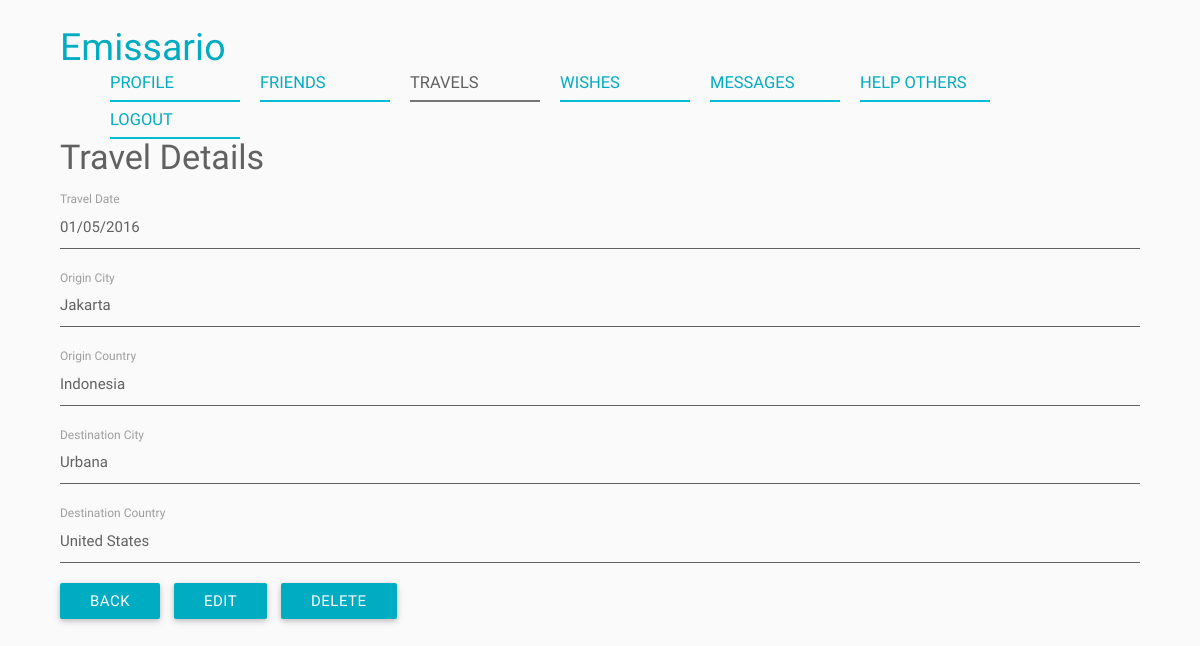
Screenshot of /index.php/travels/view/1 (signed in) with the database file from the repository.
### tables this page shows
CREATE TABLE IF NOT EXISTS Travel (
	ID BIGINT NOT NULL AUTO_INCREMENT,
    User_ID BIGINT NOT NULL,
    Origin_City VARCHAR(100) NULL,
    Origin_Country VARCHAR(2) NULL,
    Destination_City VARCHAR(100) NULL,
    Destination_Country VARCHAR(2) NULL,
    Travel_Date DATE NULL,
    Created_On DATETIME NULL,
    Modified_On DATETIME NULL,
    PRIMARY KEY (ID),
    FOREIGN KEY (User_ID) REFERENCES User (ID)
);

CREATE TABLE IF NOT EXISTS Country (
	Country_Code VARCHAR(2) NOT NULL,
    Country_Name VARCHAR(100) NOT NULL,
    Created_On DATETIME NULL,
    Modified_On DATETIME NULL,
    PRIMARY KEY (Country_Code)
);

### application/controllers/travels.php (called while the page is built, shortened)
<?php
class Travels extends Controller
{
	public function view($travelID)
	{
		$userID = $GLOBALS["helpers"]->siteHelper->getSession("userID");
		$travel = $this->beans->travelService->getTravel($travelID, $userID);
		require APP . 'views/_templates/header.php';
		require APP . 'views/travels/view.php';
		require APP . 'views/_templates/footer.php';
	}
}

### index.php (called while the page is built, shortened)
<?php
require APP . '/core/controller.php';
$app = new Application();

### application/core/controller.php (called while the page is built, shortened)
<?php
class Controller
{
	function __construct()
	{
		$this->beans = new stdClass();
	}
	private function loadModels()
	{
		require APP . '/core/model.php';
		require APP . '/models/travelModel.php';
	}
	private function loadServices()
	{
		require APP . '/core/service.php';
		require APP . '/services/travelService.php';
	}
}

### application/core/service.php (called while the page is built)
<?php
class Service
{
	function __construct($beans)
	{
		$this->beans = $beans;
	}
}

### application/core/model.php (called while the page is built)
<?php
class Model
{
	function __construct($db)
	{
		try {
			$this->db = $db;
		} catch (PDOException $e) {
			exit('Database connection could not be established.');
		}
	}
}

### application/models/travelModel.php (called while the page is built, shortened)
<?php
class TravelModel extends Model
{
	public function getTravel($travelID, $userID = "")
	{
		$sql = "SELECT Travel.*,
					DATE_FORMAT(Travel_Date, '%m/%d/%Y') AS Formatted_Travel_Date,
					Orig_Country.Country_Name AS Origin_Country_Name,
					Dest_Country.Country_Name AS Destination_Country_Name
				FROM Travel
				LEFT JOIN Country Orig_Country ON Orig_Country.Country_Code = Travel.Origin_Country
				LEFT JOIN Country Dest_Country ON Dest_Country.Country_Code = Travel.Destination_Country
				WHERE Travel.ID = :travel_id";
		if (is_numeric($userID)) {
			$sql .= " AND Travel.User_ID = :user_id";
		}
		$parameters = array(':travel_id' => $travelID);
		if (is_numeric($userID)) {
			$parameters[":user_id"] = $userID;
		}
		return $GLOBALS["helpers"]->queryHelper->getSingleRowObject($this->db, $sql, $parameters);
	}
}

### application/helpers/queryHelper.php (called while the page is built, shortened)
<?php
class QueryHelper
{
	public function getSingleRowObject($db, $sql, $parameters) {
		$query = $db->prepare($sql);
		$query->execute($parameters);
		$result = $query->fetch();
		return $result;
	}
}

### application/services/travelService.php (called while the page is built, shortened)
<?php
class TravelService extends Service
{
	public function getTravel($travelID, $userID = "")
	{
		return $this->beans->travelModel->getTravel($travelID, $userID);
	}
}

### application/views/travels/view.php (the view, shortened to what this page needs)
<div class="container">
	<h4>Travel Details</h4>
	<div class="row">
		<div class="col s12">
			<div class="view-details-label">Travel Date</div>
			<div class="view-details-value"><?php echo $travel->Formatted_Travel_Date ?></div>
		</div>
	</div>
	<div class="row">
		<div class="col s12">
			<div class="view-details-label">Origin City</div>
			<div class="view-details-value"><?php echo $travel->Origin_City ?></div>
		</div>
	</div>
	<div class="row">
		<div class="col s12">
			<div class="view-details-label">Origin Country</div>
			<div class="view-details-value"><?php echo $travel->Origin_Country_Name ?></div>
		</div>
	</div>
	<div class="row">
		<div class="col s12">
			<div class="view-details-label">Destination City</div>
			<div class="view-details-value"><?php echo $travel->Destination_City ?></div>
		</div>
	</div>
	<div class="row">
		<div class="col s12">
			<div class="view-details-label">Destination Country</div>
			<div class="view-details-value"><?php echo $travel->Destination_Country_Name ?></div>
		</div>
	</div>
	<a id="back" class="btn waves-effect waves-light">Back</a>
	<a id="edit" class="btn waves-effect waves-light">Edit</a>
	<a id="delete" class="btn waves-effect waves-light">Delete</a>
</div>

### rows the page displays
travel: Origin_City "Jakarta", country.Country_Name "Indonesia", Destination_City "Urbana", country.Country_Name "United States"

### other values shown
$viewTitle "PROFILE"
$viewTitle "FRIENDS"
$viewTitle "TRAVELS"
$viewTitle "WISHES"
$viewTitle "MESSAGES"
$viewTitle "HELP OTHERS"
$travel->Formatted_Travel_Date "01/05/2016"
